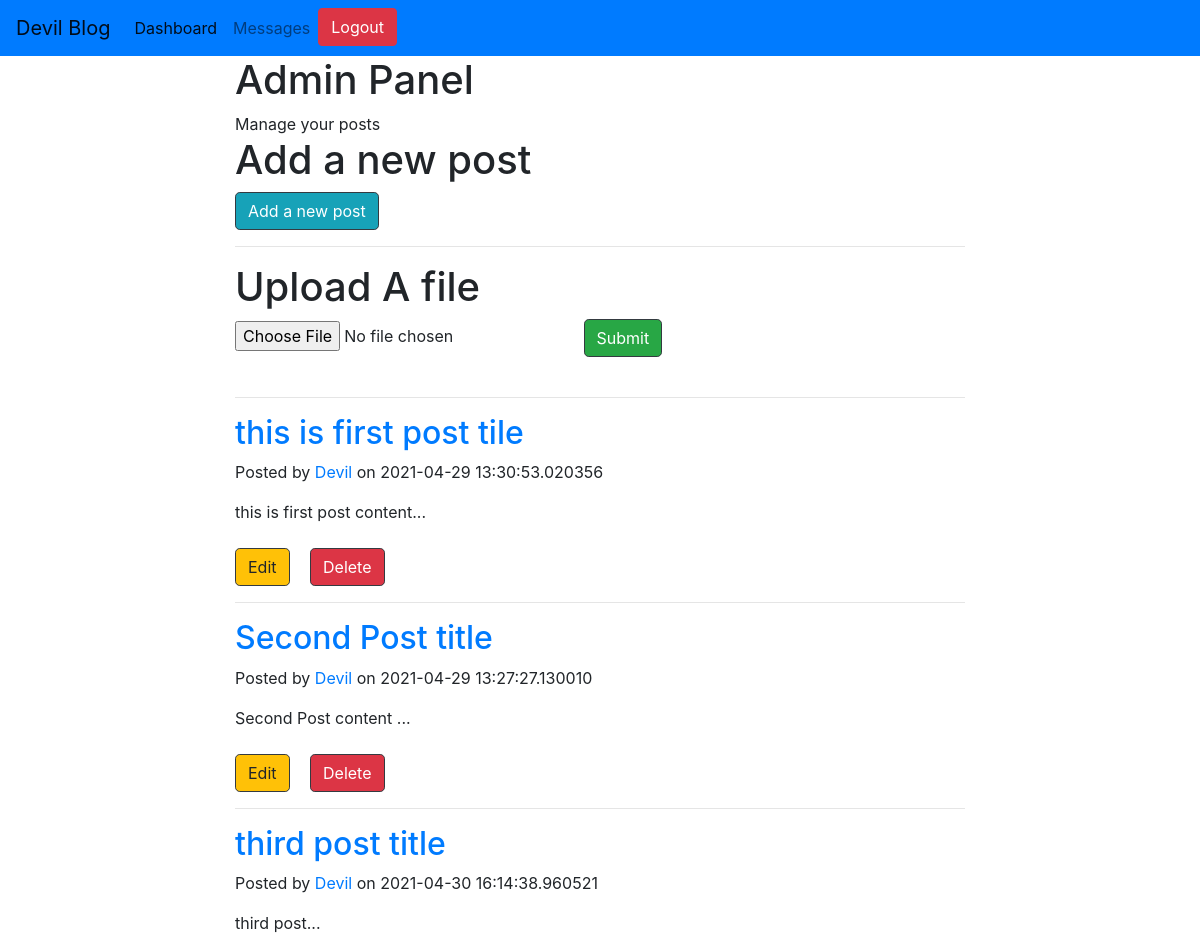
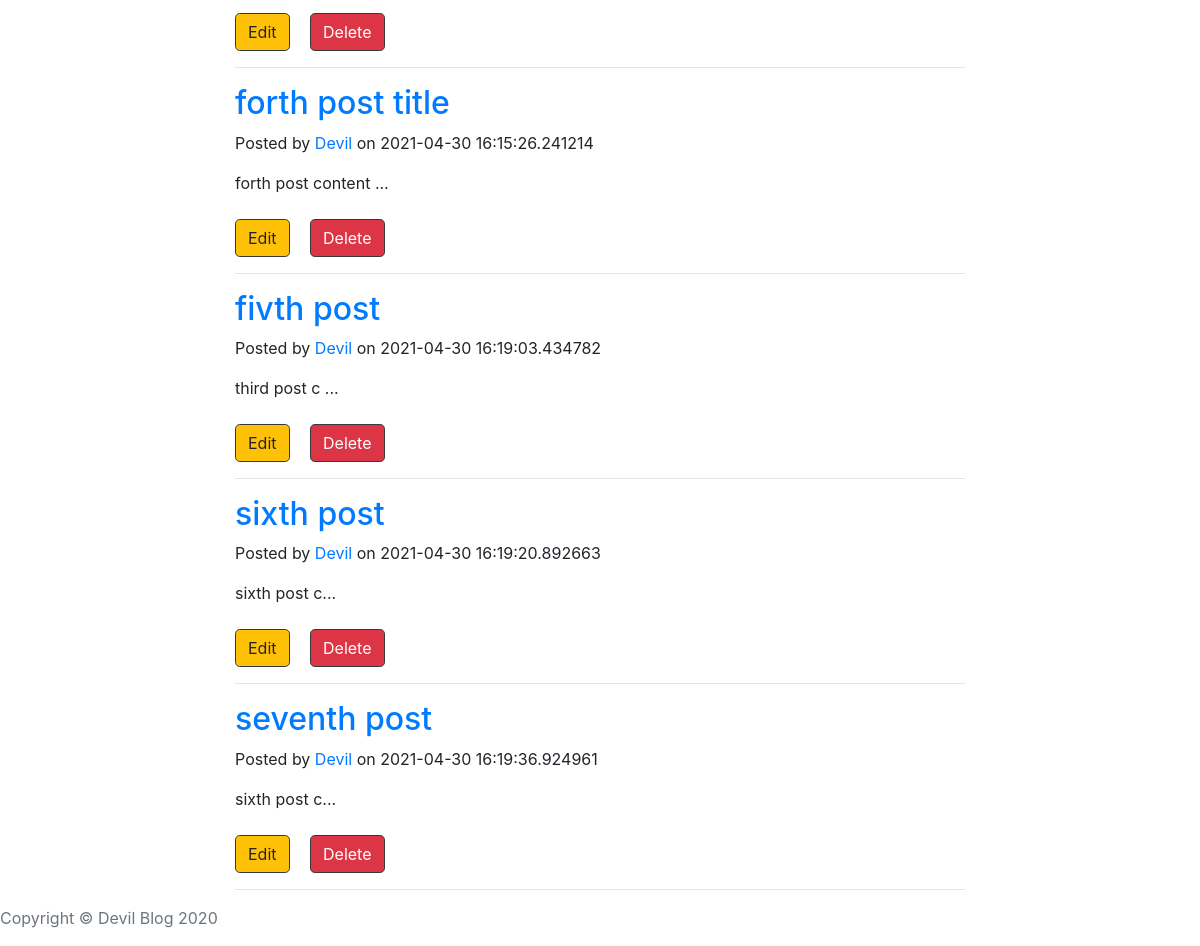
Screenshot of /dashboard (signed in) with the database file from the repository (2 pictures, top to bottom).
### models.py (models this page shows)
class Posts(db.Model):
    sno = db.Column(db.Integer, primary_key=True,)
    title = db.Column(db.String(80), nullable=False)
    slug = db.Column(db.String(35),  nullable=False)
    content = db.Column(db.String(200), nullable=False)
    date = db.Column(db.String(12),  nullable=False)
    img_file = db.Column(db.String(20),  nullable=True)

### main.py (the view)
@app.route("/dashboard", methods = ['GET', 'POST'])
def dashboard():
    if ('user' in session and session['user'] == (Admin.query.filter_by(name=session['user']).first()).name):
        posts = Posts.query.all()
        return render_template('admin/dashboard.html', params = params, posts = posts)
    session['url'] = request.path
    return redirect(url_for('login'))

### templates/admin/dashboard.html (shortened to what this page needs)
{% extends "admin/layout.html" %}
{% block nav %}
<li class="nav-item active">
  <a class="nav-link" href="#">Dashboard<span class="sr-only">(current)</span></a>
</li>
<li class="nav-item">
  <a class="nav-link" href="/msg">Messages</a>
</li>
<li class="nav-item">
  <a class="btn btn-danger" href="/logout">Logout</a>
</li>
{% endblock nav %}
{% block body %}
<header class="masthead" style="background-image: url('https://github.com/jakbin/blog/raw/main/contact-bg.jpg')">
  <div class="container">
    <div class="row">
      <div class="col-lg-8 col-md-10 mx-auto">
        <div class="page-heading">
          <h1>Admin Panel</h1>
          <span class="subheading">Manage your posts</span>
        </div>
      </div>
    </div>
  </div>
</header>
<div class="container">
  <div class="row">
    <div class="col-lg-8 col-md-10 mx-auto">
      <h1>Add a new post</h1>
      <a href="/edit/0"><button class="btn btn-info rounded-lg border-dark">Add a new post</button></a>
      <hr>
      <h1>Upload A file</h1>
      <form action="/upload" method="POST" enctype="multipart/form-data" id="sl">
        <input type="file" name="file1">
        <button type="submit" class="btn btn-success rounded-lg border-dark">Submit</button>
      </form>
      <br>
      <hr>
      {% for post in posts %}
      <div class="post-preview">
        <a href="/post/{{post.slug}}">
          <h2 class="post-title">
            {{post.title}}
          </h2>
        </a>
        <p class="post-meta">Posted by
          <a href="#">{{params['writer']}}</a>
          on {{post.date}}
        </p>
      </div>
      {{post.content[0:70]}}...
      <br>
      <br>
      <td><a href="/edit/{{post.sno}}"><button class="btn btn-warning rounded-lg border border-dark">Edit</button></a>
      </td>
      <td><button id='delete' data-id='{{post.sno}}' class="btn btn-danger rounded-lg border border-dark ml-3">Delete</button></td>
      <hr>
      {% endfor %}
    </div>
  </div>
</div>
{% endblock body %}

### rows the page displays
Posts: title "this is first post tile", writer "Devil", date "2021-04-29 13:30:53.020356", content "this is first post content"
Posts: title "Second Post title", writer "Devil", date "2021-04-29 13:27:27.130010", content "Second Post content"
Posts: title "third post title", writer "Devil", date "2021-04-30 16:14:38.960521", content "third post"
Posts: title "forth post title", writer "Devil", date "2021-04-30 16:15:26.241214", content "forth post content"
Posts: title "fivth post", writer "Devil", date "2021-04-30 16:19:03.434782", content "third post c"
Posts: title "sixth post", writer "Devil", date "2021-04-30 16:19:20.892663", content "sixth post c"
Posts: title "seventh post", writer "Devil", date "2021-04-30 16:19:36.924961", content "sixth post c"

### other values shown
{{ params['blog_name'] }} "Devil Blog"
